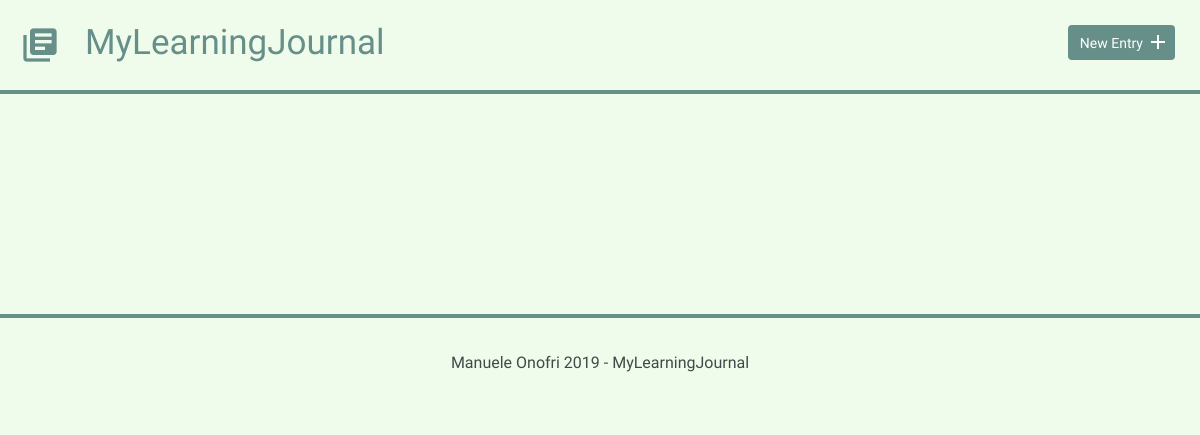
Before: /tags.php?id=1 with the older database file.
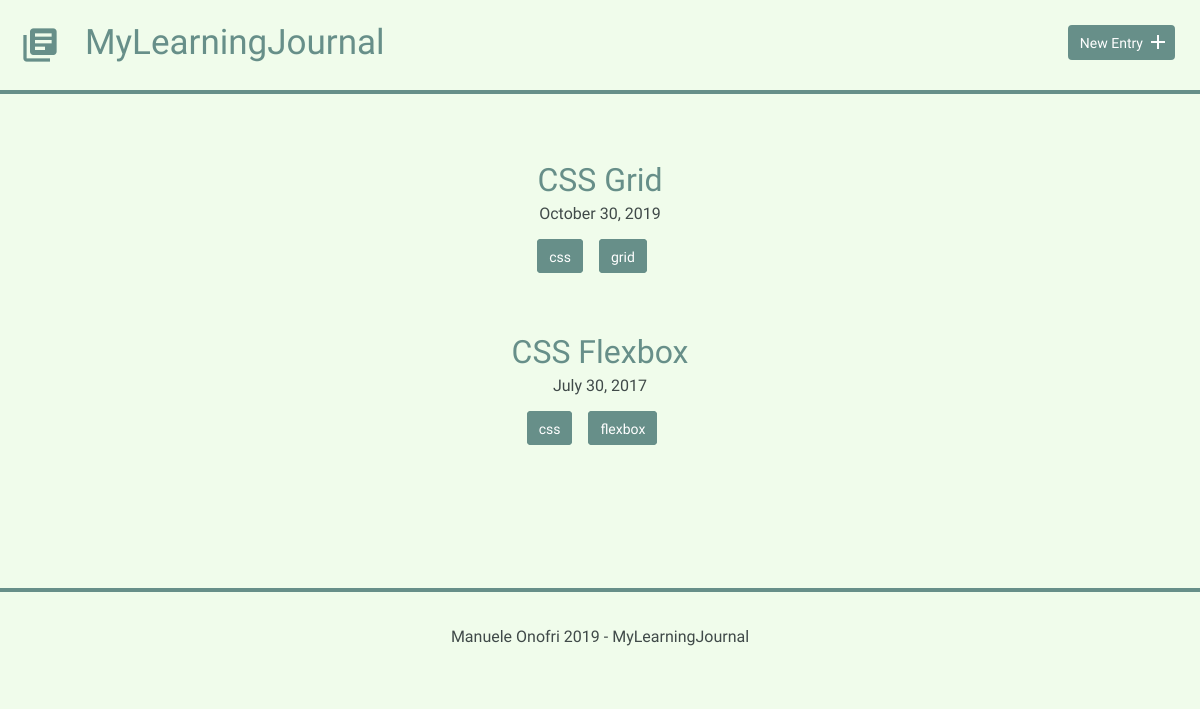
After: the same page with the newer database file.
### tables this page shows
CREATE TABLE "entries" (
	`id`	INTEGER,
	`title`	TEXT,
	`date`	TEXT,
	`time_spent`	INTEGER,
	`learned`	BLOB,
	`resources`	BLOB,
	PRIMARY KEY(`id`)
);

### inc/functions.php (called while the page is built, shortened)
<?php
function get_entries_per_tag($tag_id) {
    include('connection.php');
    try {
        $results = $db->query('SELECT entries.* FROM entries JOIN entries_tags
                                ON entries.id = entries_tags.entries_id
                                WHERE entries_tags.tags_id = ?');
        $results->bindValue(1, $tag_id, PDO::PARAM_INT);
        $results->execute();
    } catch (Exception $e) {
       $e->getMessage();
    }
    $tags = $results->fetchAll(PDO::FETCH_ASSOC);
    return $tags;
}
function get_tags_per_entry($entry_id) {
    include('connection.php');
    try {
        $results = $db->query('SELECT tags.name, tags.id FROM tags JOIN entries_tags
                                ON tags.id = entries_tags.tags_id
                                WHERE entries_tags.entries_id = ?');
        $results->bindValue(1, $entry_id, PDO::PARAM_INT);
        $results->execute();
    } catch (Exception $e) {
       $e->getMessage();
    }
    $tags = $results->fetchAll(PDO::FETCH_ASSOC);
    return $tags;
}

### tags.php (the view)
<?php
include('inc/functions.php');
if (isset($_GET['id'])) {
    $tag_id = filter_input(INPUT_GET, 'id', FILTER_SANITIZE_NUMBER_INT);
    $entries = get_entries_per_tag($tag_id);
}
include('inc/header.php');
?>
        <div class="entry-list">
            <?php foreach ($entries as $entry) {
               $tags = get_tags_per_entry($entry['id']);
            ?>
                <article>
                    <h2>
                        <a href="detail.php?id=<?php echo $entry['id']; ?>">
                            <?php echo $entry['title']; ?>
                        </a>
                    </h2>
                    <time datetime="<?php echo $entry['date']; ?>">
                        <?php echo strftime("%B %e, %G", strtotime($entry['date'])); ?>
                    </time>
                    <?php if (!empty($tags)) {
                        echo "<div class='tags-list'>";
                        foreach ($tags as $tag) {
                            echo "<a href='tags.php?id=" . $tag['id'] . "' class='button button-tag'>" . $tag['name'] . "</a>";
                        }
                        echo "</div>";
                    } ?>
                </article>
            <?php } ?>
        </div>
<?php
include('inc/footer.php');
?>

Changed rows visible on the page:
now on this page (row unchanged): entries: title "CSS Grid", date "October 30, 2019", name "css", name "grid"
now on this page (row edited): entries: title "CSS Flexbox", date "July 30, 2017", name "css", name "flexbox"
